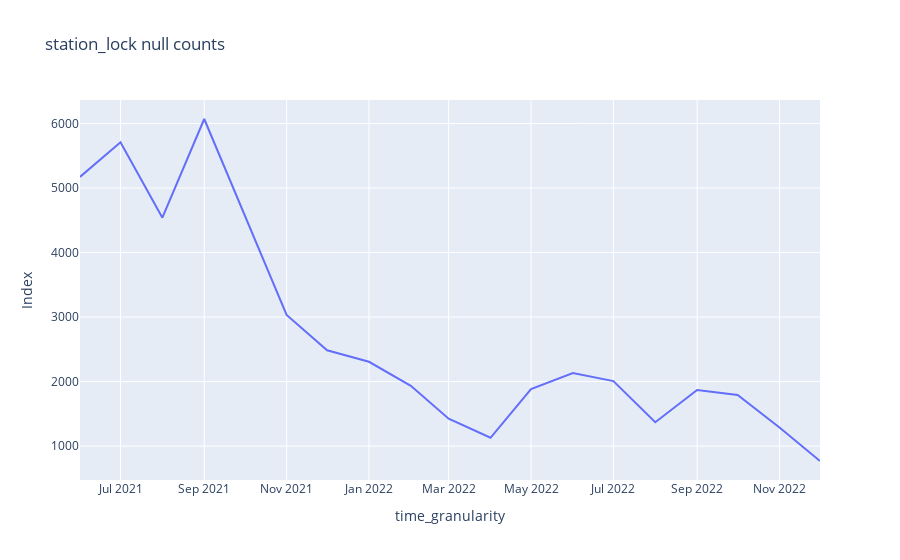

Write notebook code for a chart like this one.
### Code cell
nulls_temporal_distribution(trips, ['year', 'month'], 'station_lock')

### Figure 1 — Plotly figure (JSON) as saved in the notebook; plotly's stock layout.template omitted (floating-point values rounded to 4 significant figures)
{"data": [{"hovertemplate": "time_granularity=%{x}<br>Index=%{y}<extra></extra>", "legendgroup": "", "line": {"color": "#636efa", "dash": "solid"}, "marker": {"symbol": "circle"}, "mode": "lines", "name": "", "orientation": "v", "showlegend": false, "type": "scatter", "x": ["2021-06-01T00:00:00", "2021-07-01T00:00:00", "2021-08-01T00:00:00", "2021-09-01T00:00:00", "2021-11-01T00:00:00", "2021-12-01T00:00:00", "2022-01-01T00:00:00", "2022-02-01T00:00:00", "2022-03-01T00:00:00", "2022-04-01T00:00:00", "2022-05-01T00:00:00", "2022-06-01T00:00:00", "2022-07-01T00:00:00", "2022-08-01T00:00:00", "2022-09-01T00:00:00", "2022-10-01T00:00:00", "2022-11-01T00:00:00", "2022-12-01T00:00:00"], "xaxis": "x", "y": [5173, 5710, 4541, 6070, 3033, 2485, 2307, 1935, 1425, 1129, 1883, 2131, 2007, 1369, 1870, 1793, 1289, 769], "yaxis": "y"}], "layout": {"legend": {"tracegroupgap": 0}, "title": {"text": "station_lock null counts"}, "xaxis": {"anchor": "y", "domain": [0, 1], "title": {"text": "time_granularity"}}, "yaxis": {"anchor": "x", "domain": [0, 1], "title": {"text": "Index"}}}}
